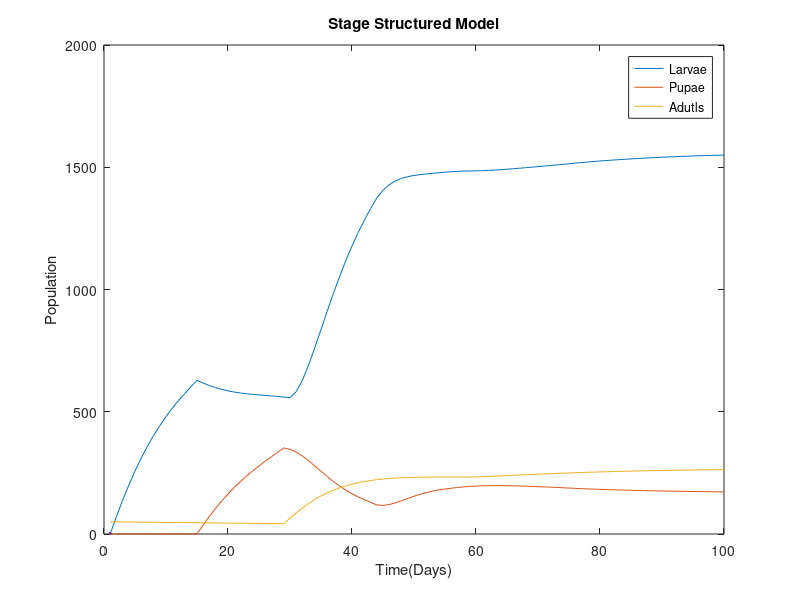
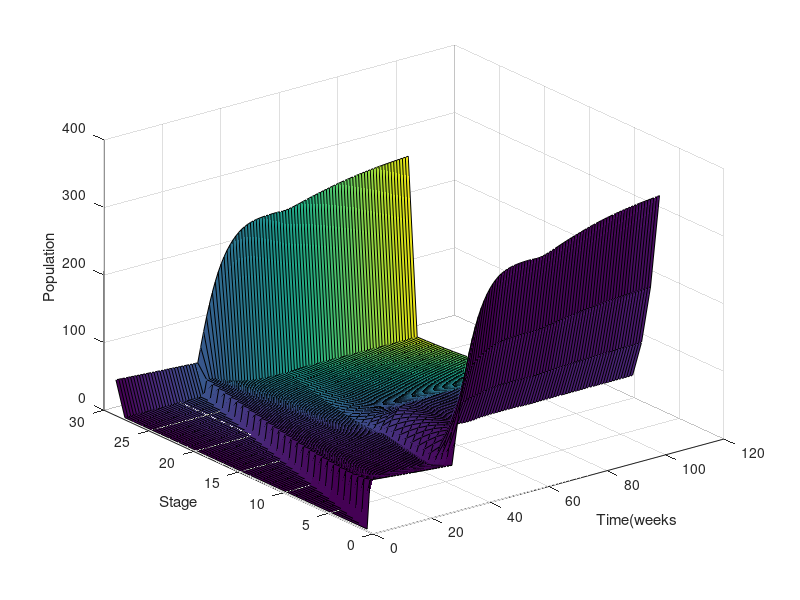

The MATLAB source for these figures, in order: (Note: this script raises an error after producing the figures.)
%LPA Model with Projected Matrix.
%Parameters were changed from original LPA.

b = 1.4286;
mu_a = 0.006;
mu_l = 0.0432;
c_ea = 0.0013;
c_el = 0.0002;
c_pa = 0.0008;

MaxT = 29;

ProjMatrix = zeros(29);
ProjMatrix(1,29) = b;

P = zeros(29,100);
P(29,1) = 50;

MaxN = 100;
 
for n = 1:MaxN
    ProjMatrix(2,1) = exp(-c_ea*P(29,n)-c_el*sum(P(4:11,n)));
    ProjMatrix(29,29) = (1-mu_a);
    for i = 3:29
        if i < 5; 
            ProjMatrix(i,i-1) =exp(-c_ea*P(29,n)-c_el*sum(P(4:11,n)));
        elseif i < 13;
            ProjMatrix(i,i-1) =(1-mu_l);
        elseif i < 29;
            ProjMatrix(i,i-1) = exp(-c_pa*P(29,n));
        elseif i == 29;
            ProjMatrix(i,i-1) = exp(-c_pa*P(29,n));
        end
        P(:,n+1) = ProjMatrix*P(:,n);
    end
    
end
figure(2)
[T,S] = meshgrid(1:MaxN+1,1:29);
Z = T.*S;
surf(T,S,P,Z)
colormap
xlabel('Time(weeks')
ylabel('Stage')
zlabel('Population')
hold off
LPAMat = zeros(MaxN,4);
LPAMat(:,1) = 1:MaxN;
LPAMat(1,4) = 50;
for j = 2:MaxN
%     [T,S] = meshgrid(1:MaxN+1,1:29);
%     surf(T,S,P)
    LPAMat(j,2) = sum(P(1:14,j));
    LPAMat(j,3) = sum(P(15:28,j));
    LPAMat(j,4) = sum(P(29,j));
end
figure(1)
plot(LPAMat(:,1),LPAMat(:,2:4), linewidth = 2)
title('Stage Structured Model')
xlabel('Time(Days)')
ylabel('Population')
lgnd = legend('Larvae','Pupae','Adutls')
lgnd.Location = 'northeast';